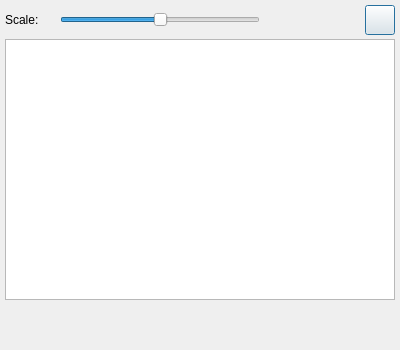
<?xml version="1.0" encoding="UTF-8"?>
<ui version="4.0">
 <class>ImageViewer</class>
 <widget class="QDialog" name="ImageViewer">
  <property name="geometry">
   <rect>
    <x>0</x>
    <y>0</y>
    <width>400</width>
    <height>350</height>
   </rect>
  </property>
  <property name="sizePolicy">
   <sizepolicy hsizetype="Fixed" vsizetype="Fixed">
    <horstretch>0</horstretch>
    <verstretch>0</verstretch>
   </sizepolicy>
  </property>
  <property name="minimumSize">
   <size>
    <width>400</width>
    <height>350</height>
   </size>
  </property>
  <property name="maximumSize">
   <size>
    <width>400</width>
    <height>350</height>
   </size>
  </property>
  <property name="windowTitle">
   <string>Image Viewer</string>
  </property>
  <widget class="QGraphicsView" name="graphicsView">
   <property name="geometry">
    <rect>
     <x>5</x>
     <y>39</y>
     <width>390</width>
     <height>261</height>
    </rect>
   </property>
  </widget>
  <widget class="QLabel" name="label">
   <property name="geometry">
    <rect>
     <x>5</x>
     <y>5</y>
     <width>50</width>
     <height>30</height>
    </rect>
   </property>
   <property name="text">
    <string>Scale:</string>
   </property>
  </widget>
  <widget class="QSlider" name="horizontalSlider">
   <property name="geometry">
    <rect>
     <x>60</x>
     <y>5</y>
     <width>200</width>
     <height>30</height>
    </rect>
   </property>
   <property name="minimum">
    <number>-10</number>
   </property>
   <property name="maximum">
    <number>10</number>
   </property>
   <property name="orientation">
    <enum>Qt::Horizontal</enum>
   </property>
  </widget>
  <widget class="QPushButton" name="pushButton_Exit">
   <property name="geometry">
    <rect>
     <x>365</x>
     <y>5</y>
     <width>30</width>
     <height>30</height>
    </rect>
   </property>
   <property name="text">
    <string/>
   </property>
   <property name="icon">
    <iconset resource="resource.qrc">
     <normaloff>:/graph/opened33.png</normaloff>:/graph/opened33.png</iconset>
   </property>
   <property name="iconSize">
    <size>
     <width>25</width>
     <height>25</height>
    </size>
   </property>
   <property name="shortcut">
    <string>Ctrl+Q</string>
   </property>
  </widget>
 </widget>
 <resources>
  <include location="resource.qrc"/>
 </resources>
 <connections/>
</ui>
